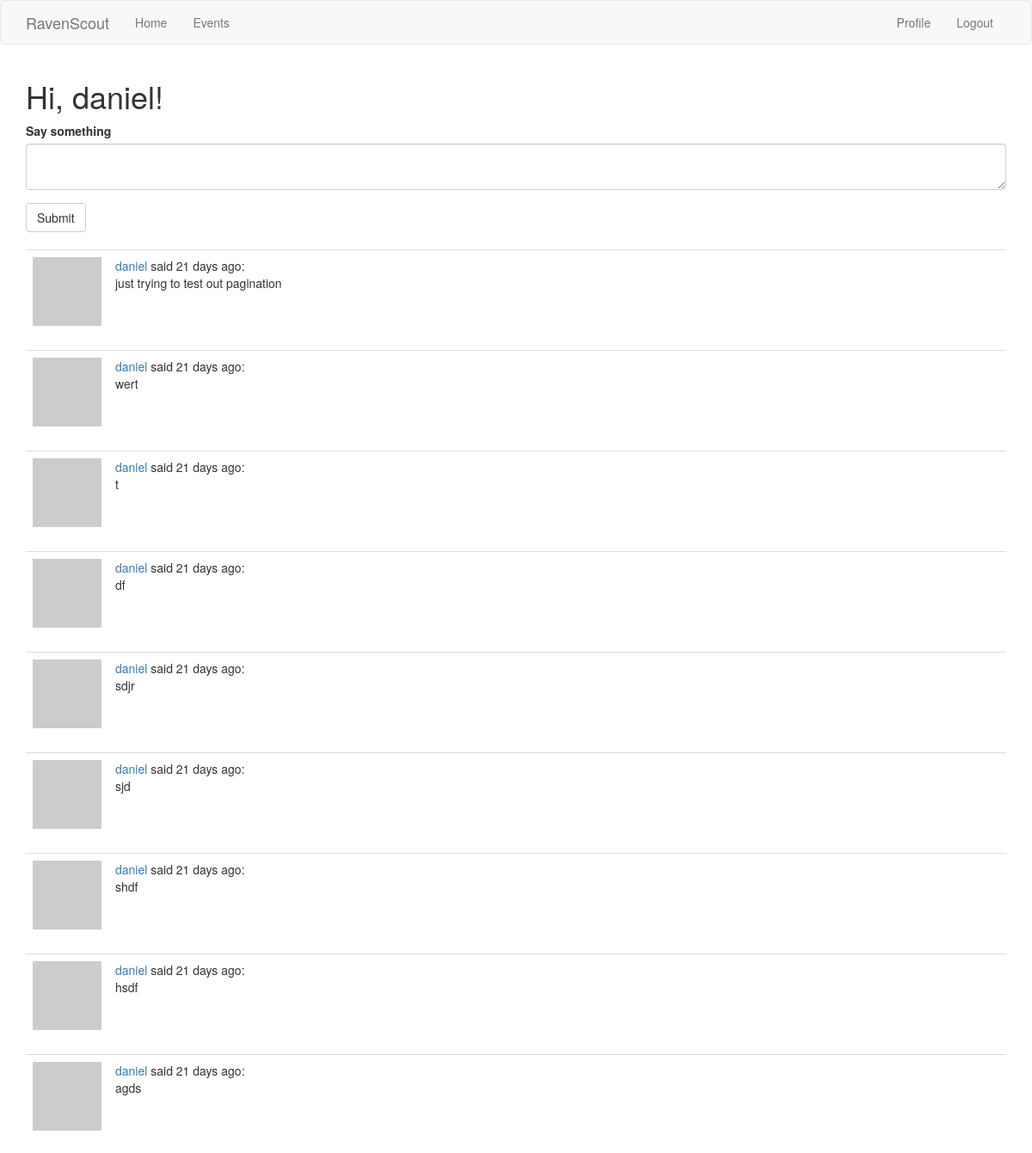
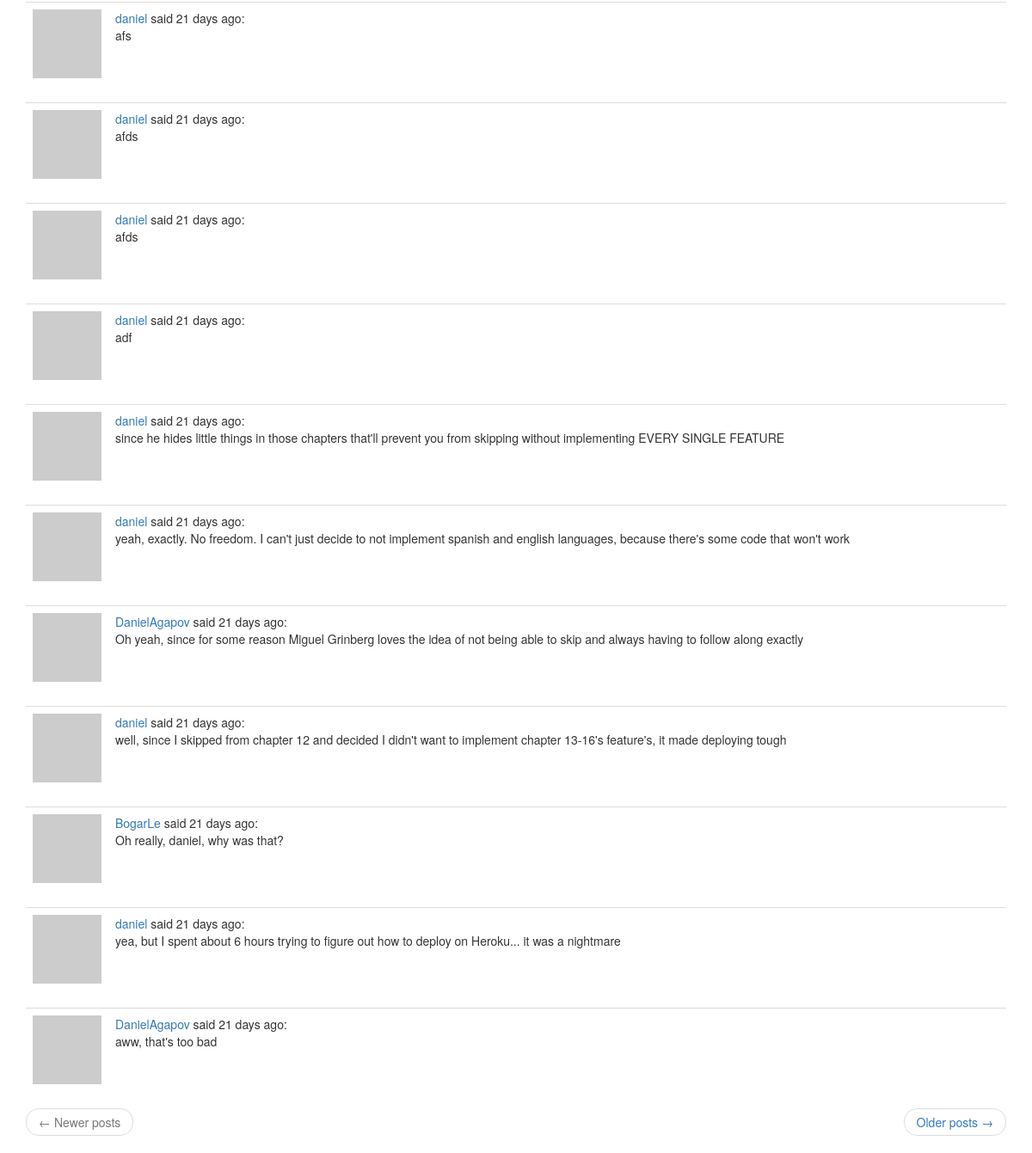
The app's page /home (signed in) with its own data (2 pictures, top to bottom).
### app/models.py (models this page shows, shortened)
class User(UserMixin, db.Model):
    id = db.Column(db.Integer, primary_key=True)
    username = db.Column(db.String(64), index=True, unique=True)
    email = db.Column(db.String(120), index=True, unique=True)
    password_hash = db.Column(db.String(128))
    posts = db.relationship('Post', backref='author', lazy='dynamic')
    about_me = db.Column(db.String(140))
    last_seen = db.Column(db.DateTime, default=datetime.utcnow)
    followed = db.relationship(
        'User', secondary=followers,
        primaryjoin=(followers.c.follower_id == id),
        secondaryjoin=(followers.c.followed_id == id),
        backref=db.backref('followers', lazy='dynamic'), lazy='dynamic')
    def avatar(self, size):
        digest = md5(self.email.lower().encode('utf-8')).hexdigest()
        return 'https://www.gravatar.com/avatar/{}?d=identicon&s={}'.format(
            digest, size)
    def followed_posts(self):
        followed = Post.query.join(
            followers, (followers.c.followed_id == Post.user_id)).filter(
                followers.c.follower_id == self.id)
        own = Post.query.filter_by(user_id=self.id)
        return followed.union(own).order_by(Post.timestamp.desc())

class Post(db.Model):
    id = db.Column(db.Integer, primary_key=True)
    body = db.Column(db.String(140))
    timestamp = db.Column(db.DateTime, index=True, default=datetime.utcnow)
    user_id = db.Column(db.Integer, db.ForeignKey('user.id'))

### app/routes.py (the view)
@app.route('/', methods=['GET', 'POST'])
@app.route('/home', methods=['GET', 'POST'])
@login_required
def home():
    form = PostForm()
    if form.validate_on_submit():
        post = Post(body=form.post.data, author=current_user)
        db.session.add(post)
        db.session.commit()
        flash('Your post is now live!')
        return redirect(url_for('home'))
    page = request.args.get('page', 1, type=int)
    posts = current_user.followed_posts().paginate(
        page, app.config['POSTS_PER_PAGE'], False)
    next_url = url_for('home', page=posts.next_num) \
        if posts.has_next else None
    prev_url = url_for('home', page=posts.prev_num) \
        if posts.has_prev else None
    return render_template('home.html', title='Home |', form=form,
                           posts=posts.items, next_url=next_url,
                           prev_url=prev_url)

### app/forms.py
class PostForm(FlaskForm):
    post = TextAreaField('Say something', validators=[
        DataRequired(), Length(min=1, max=140)])
    submit = SubmitField('Submit')

### app/models.py (called while the page is built)
@login.user_loader
def load_user(id):
    return User.query.get(int(id))

### app/routes.py (called while the page is built)
@app.before_request
def before_request():
    if current_user.is_authenticated:
        current_user.last_seen = datetime.utcnow()
        db.session.commit()

### app/templates/home.html
{% extends "base.html" %}
{% import 'bootstrap/wtf.html' as wtf %}
{% block app_content %}
    <h1>Hi, {{ current_user.username }}!</h1>
    {% if form %}
    {{ wtf.quick_form(form) }}
    <br>
    {% endif %}
    {% for post in posts %}
        {% include '_post.html' %}
    {% endfor %}
    <nav aria-label="...">
        <ul class="pager">
            <li class="previous{% if not prev_url %} disabled{% endif %}">
                <a href="{{ prev_url or '#' }}">
                    <span aria-hidden="true">&larr;</span> Newer posts
                </a>
            </li>
            <li class="next{% if not next_url %} disabled{% endif %}">
                <a href="{{ next_url or '#' }}">
                    Older posts <span aria-hidden="true">&rarr;</span>
                </a>
            </li>
        </ul>
    </nav>
{% endblock %}

### app/templates/_post.html
<table class="table table-hover">
    <tr>
        <td width="70px">
            <a href="{{ url_for('user', username=post.author.username) }}">
                <img src="{{ post.author.avatar(70) }}" />
            </a>
        </td>
        <td>
            <a href="{{ url_for('user', username=post.author.username) }}">
                {{ post.author.username }}
            </a>
            said {{ moment(post.timestamp).fromNow() }}:
            <br>
            {{ post.body }}
        </td>
    </tr>
</table>

### records on screen
User: username "daniel"
Post: author.username "daniel", timestamp "21 days ago", body "just trying to test out pagination"
Post: author.username "daniel", timestamp "21 days ago", body "wert"
Post: author.username "daniel", timestamp "21 days ago", body "t"
Post: author.username "daniel", timestamp "21 days ago", body "df"
Post: author.username "daniel", timestamp "21 days ago", body "sdjr"
Post: author.username "daniel", timestamp "21 days ago", body "sjd"
Post: author.username "daniel", timestamp "21 days ago", body "shdf"
Post: author.username "daniel", timestamp "21 days ago", body "hsdf"
Post: author.username "daniel", timestamp "21 days ago", body "agds"
Post: author.username "daniel", timestamp "21 days ago", body "afs"
Post: author.username "daniel", timestamp "21 days ago", body "afds"
Post: author.username "daniel", timestamp "21 days ago", body "afds"
Post: author.username "daniel", timestamp "21 days ago", body "adf"
Post: author.username "daniel", timestamp "21 days ago", body "since he hides little things in those chapters that'll prevent you from skipping without implementing EVERY SINGLE FEATURE"
Post: author.username "daniel", timestamp "21 days ago", body "yeah, exactly. No freedom. I can't just decide to not implement spanish and english languages, because there's some code that won't work"
Post: author.username "DanielAgapov", timestamp "21 days ago", body "Oh yeah, since for some reason Miguel Grinberg loves the idea of not being able to skip and always having to follow along exactly"
Post: author.username "daniel", timestamp "21 days ago", body "well, since I skipped from chapter 12 and decided I didn't want to implement chapter 13-16's feature's, it made deploying tough"
Post: author.username "BogarLe", timestamp "21 days ago", body "Oh really, daniel, why was that?"
Post: author.username "daniel", timestamp "21 days ago", body "yea, but I spent about 6 hours trying to figure out how to deploy on Heroku... it was a nightmare"
Post: author.username "DanielAgapov", timestamp "21 days ago", body "aww, that's too bad"
